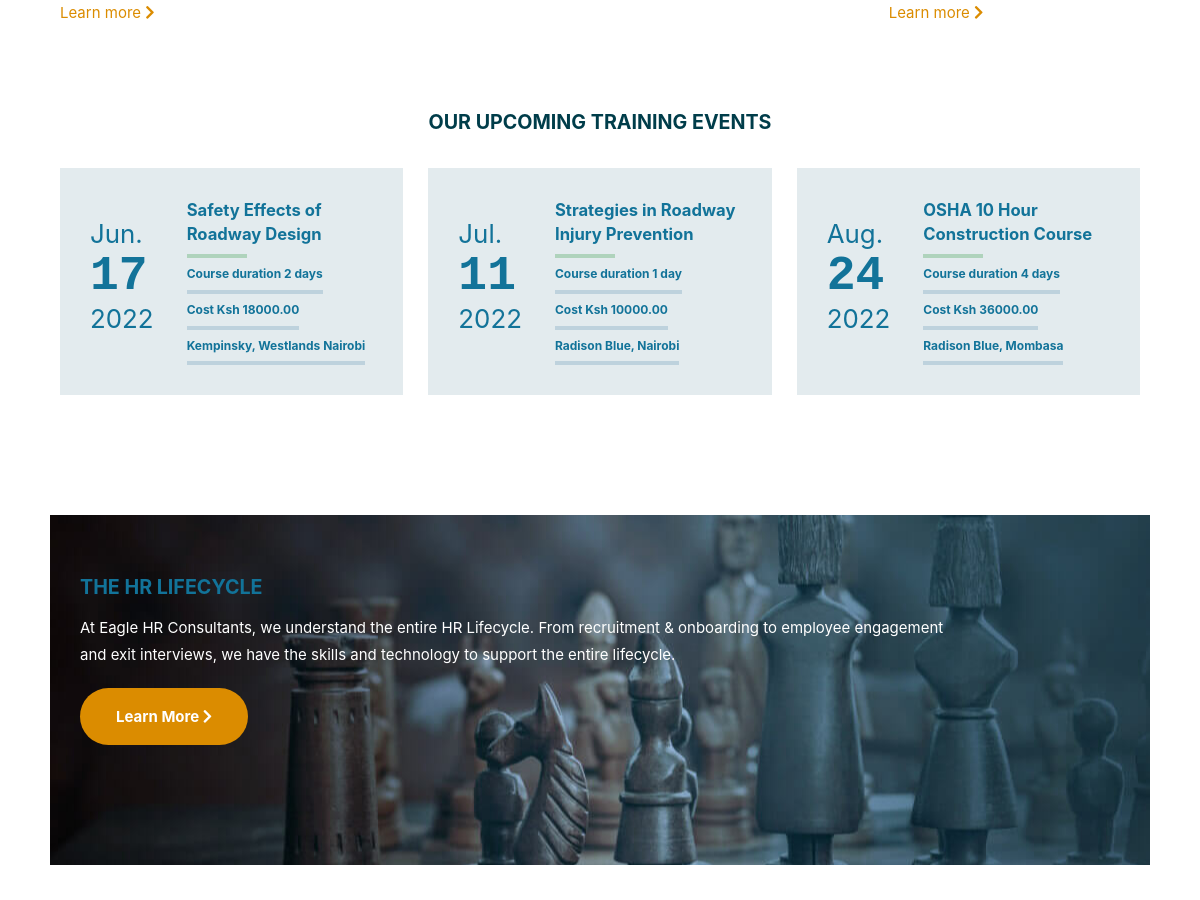
Before: / (middle part) with the older database file.
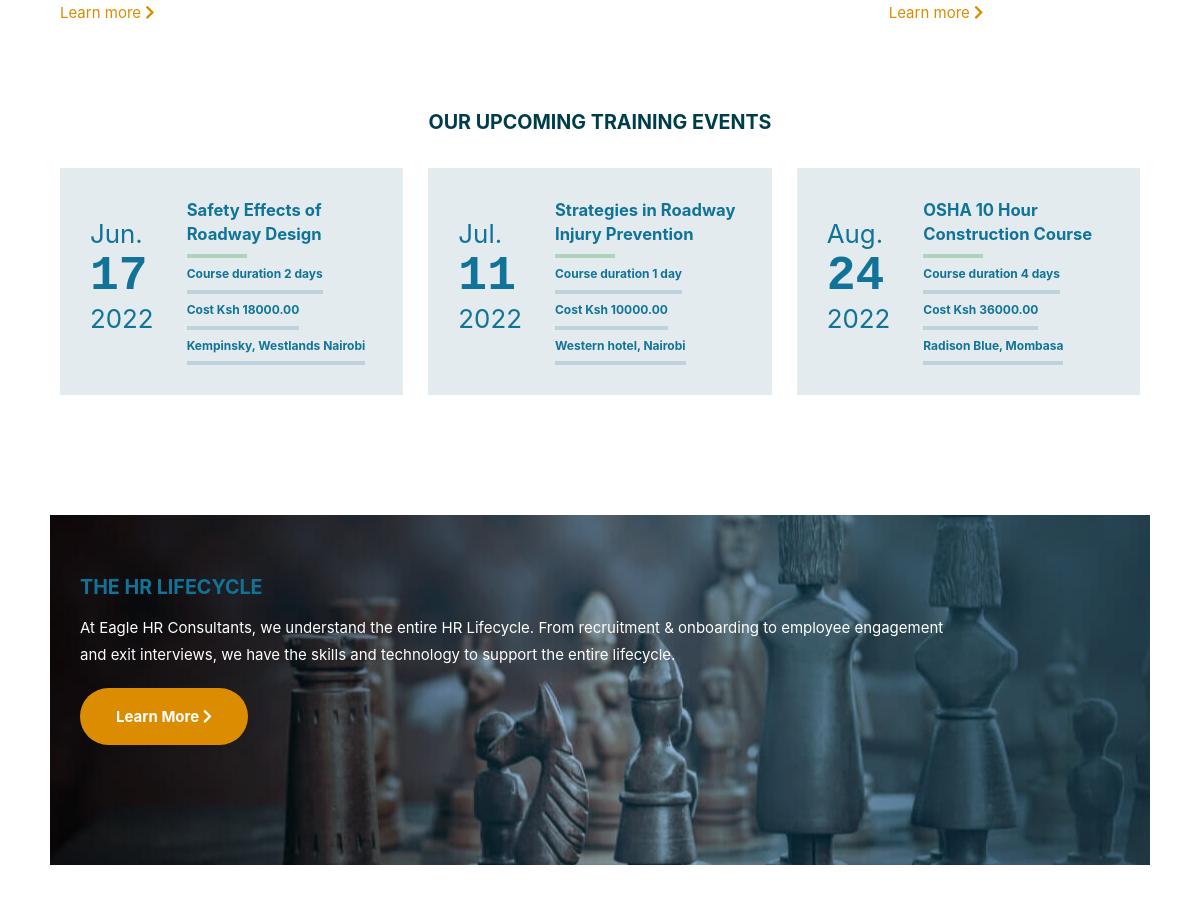
After: the same page with the newer database file.
### webapp/models.py (models this page shows, shortened)
class Event(models.Model):
    STATUS = (
        (0, "No"),
        (1, "Yes")
    )
    name = models.CharField(max_length=255)
    description = RichTextField()
    start_date = models.DateField()
    duration = models.IntegerField(
        default=1, help_text='Duration of course in days')
    cost = models.FloatField(default=10000, blank=True, null=True)
    location = models.CharField(max_length=255)
    is_active = models.BooleanField(
        default=False, help_text='Display this event on upcoming events section on homepage. Only the first 4 are displayed.')

### webapp/views.py (the view)
# urls.py: path('', views.index, name='index'),
def index(request):
    context = {}
    try:
        banner_message = BannerMessage.objects.all().filter(is_active=1)[:1][0]
        context['banner_message'] = banner_message
    except:
        banner_message = 'Unable to fetch message'
    events = Event.objects.all().filter(is_active=1).filter(
        start_date__gt=current_time).order_by('start_date')[:3]
    context['events'] = events
    return render(request, 'webapp/index.html', context)

### templates/webapp/index.html (shortened to what this page needs)
{% extends "sitewide/base.html" %} {% load static %} {% block content %}
<section class="width home-cards">
  <div>
    <a href="#">Learn more <i class="fas fa-chevron-right"></i></a>
  </div>
  <div>
  </div>
  <div>
  </div>
  <div>
    <a href="#">Learn more <i class="fas fa-chevron-right"></i></a>
  </div>
</section>
<div class="width news-events">
  <h2>Our Upcoming Training Events</h2>
</div>
<div class="events">
  {% if events %}
    {% for event in events %}
    <article class="event-card">
      <section class="event-card-content">
        <span class="month">{{ event.start_date | date:'M' }}.</span>
        <span class="date">{{ event.start_date.day }}</span>
        <span class="year">{{ event.start_date.year }}</span>
      </section>
      <div class="body-text">
        <a href="/"><h3>{{ event.name }}</h3></a>
        <div class="duration"><p>Course duration {{ event.duration }} day{{event.duration|pluralize }}</p></div>
        <div class="cost"><p>Cost Ksh {{ event.cost|floatformat:2 }}</p></div>
        <div class="location"><p>{{ event.location }}</p></div>
      </div>
    </article>
    {% endfor %}
  {% else %}
    <p>
      We don't have any upcoming event at the moment. Please check back later.
    </p>
  {% endif %}
</div>
<section class="width carbon">
  <div class="content">
    <h2>THE HR LIFECYCLE</h2>
    <p>
      At Eagle HR Consultants, we understand the entire HR Lifecycle. From
      recruitment & onboarding to employee engagement and exit interviews, we
      have the skills and technology to support the entire lifecycle.
    </p>
    <a href="/hr-life-cycle/" class="btn">
      <span>Learn More</span> <i class="fas fa-chevron-right"></i>
    </a>
  </div>
</section>
{% endblock content %}

Changed rows visible on the page:
changed Event "Jul": location "Radison Blue, Nairobi" → "Western hotel, Nairobi"
